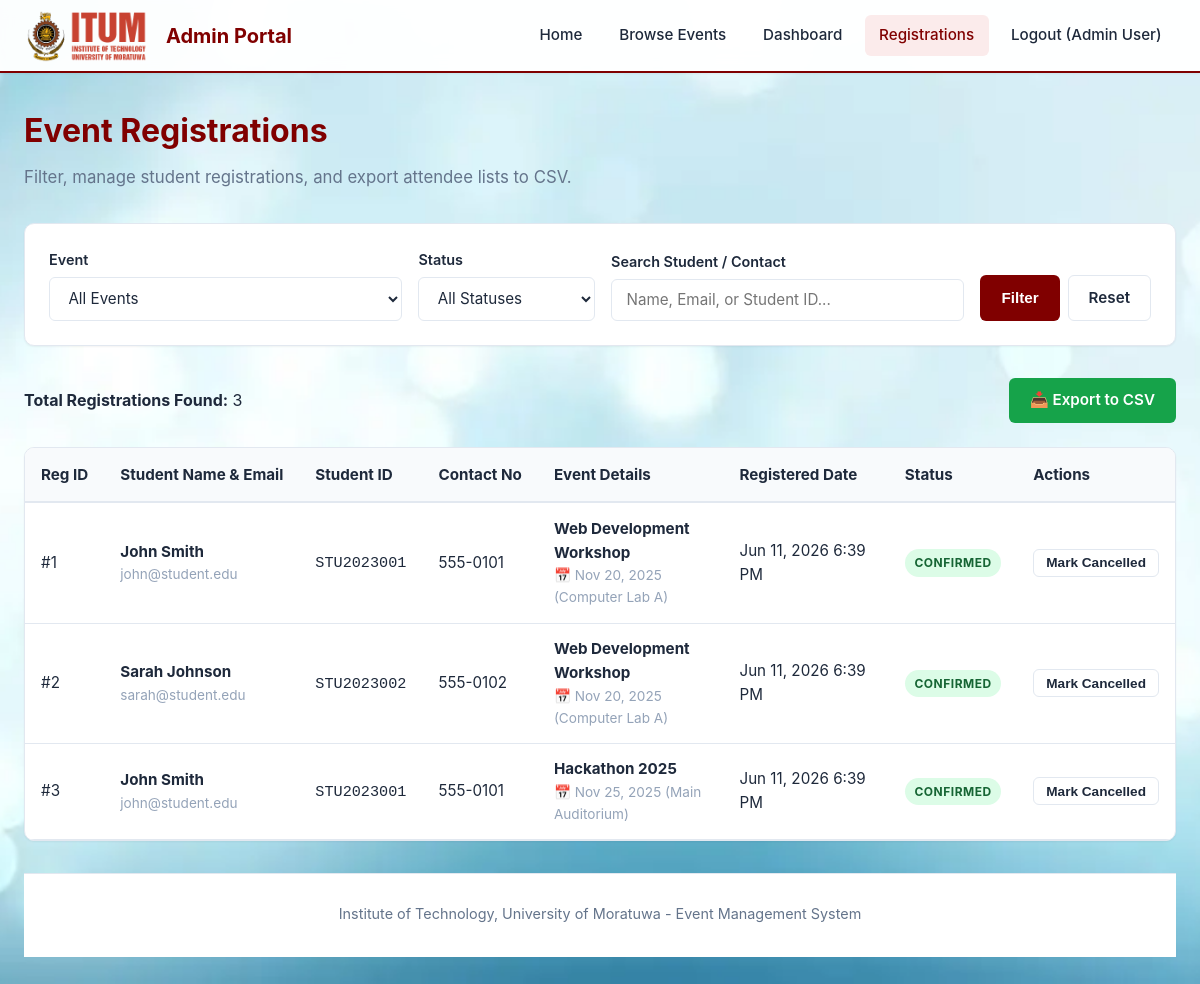
Before: /admin/view_registrations.php (signed in) with the older database file.
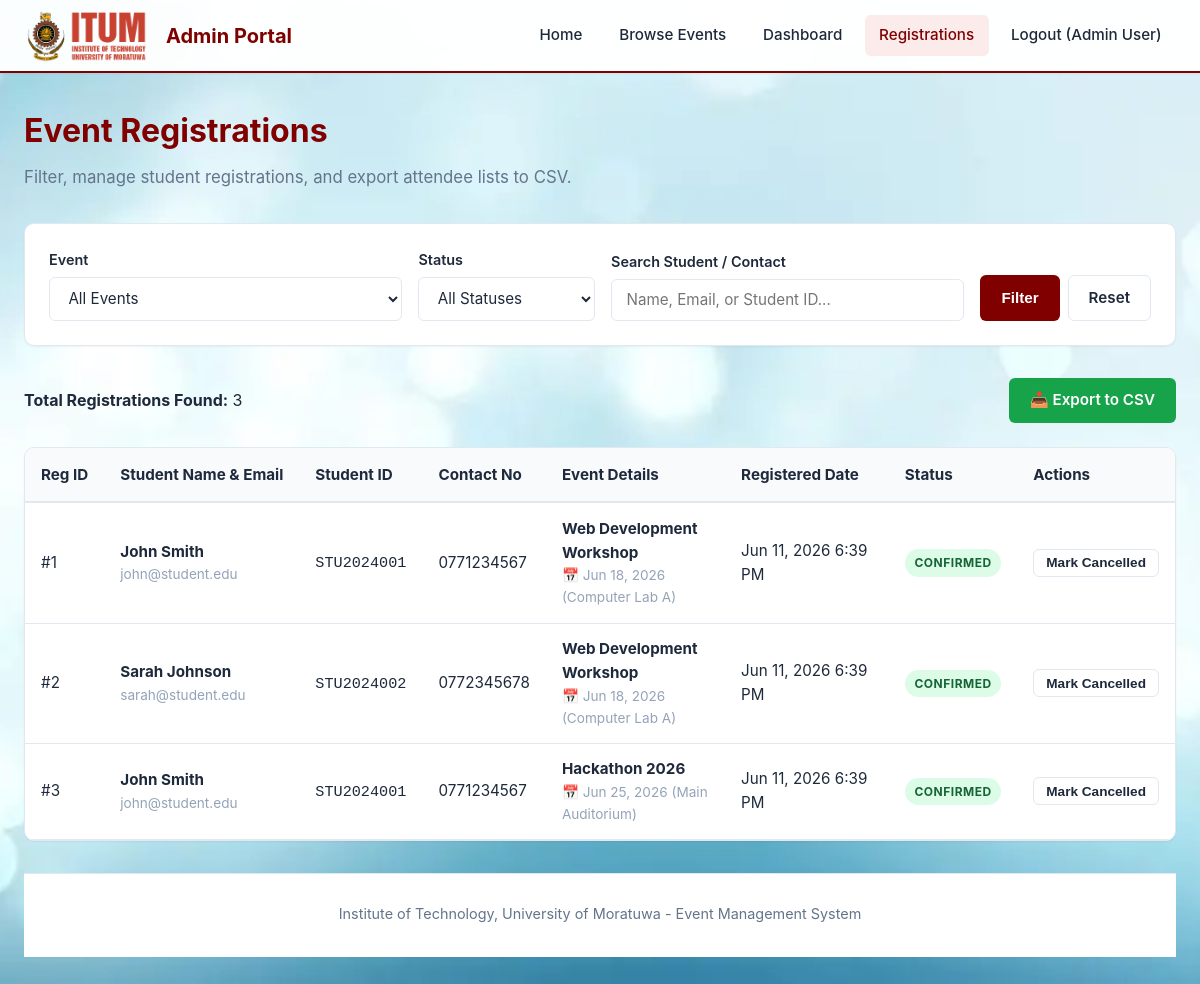
After: the same page with the newer database file.
### tables this page shows
CREATE TABLE IF NOT EXISTS registrations (
    reg_id INT PRIMARY KEY AUTO_INCREMENT,
    user_id INT NOT NULL,
    event_id INT NOT NULL,
    student_id VARCHAR(50) NOT NULL,
    contact_number VARCHAR(15),
    registration_date TIMESTAMP DEFAULT CURRENT_TIMESTAMP,
    status ENUM('confirmed', 'cancelled') DEFAULT 'confirmed',
    FOREIGN KEY (user_id) REFERENCES users(user_id) ON DELETE CASCADE,
    FOREIGN KEY (event_id) REFERENCES events(event_id) ON DELETE CASCADE,
    UNIQUE KEY unique_registration (user_id, event_id)
);

CREATE TABLE IF NOT EXISTS events (
    event_id INT PRIMARY KEY AUTO_INCREMENT,
    title VARCHAR(200) NOT NULL,
    description TEXT,
    date DATE NOT NULL,
    time TIME NOT NULL,
    venue VARCHAR(150) NOT NULL,
    organizer VARCHAR(100) NOT NULL,
    capacity INT DEFAULT 50,
    created_by INT,
    created_at TIMESTAMP DEFAULT CURRENT_TIMESTAMP,
    FOREIGN KEY (created_by) REFERENCES users(user_id) ON DELETE SET NULL
);

CREATE TABLE IF NOT EXISTS users (
    user_id INT PRIMARY KEY AUTO_INCREMENT,
    name VARCHAR(100) NOT NULL,
    email VARCHAR(100) UNIQUE NOT NULL,
    password VARCHAR(255) NOT NULL,
    role ENUM('student', 'admin') DEFAULT 'student',
    created_at TIMESTAMP DEFAULT CURRENT_TIMESTAMP
);

### admin/view_registrations.php (the view, shortened to what the changed rows need)
<?php
$conn = getDBConnection();
$sql = "
    SELECT r.*,
           u.name as student_name,
           u.email as student_email,
           e.title as event_title,
           e.date as event_date,
           e.time as event_time,
           e.venue as event_venue
    FROM registrations r
    JOIN users u ON r.user_id = u.user_id
    JOIN events e ON r.event_id = e.event_id
    WHERE 1=1
";
$params = [];
$sql .= " ORDER BY r.registration_date DESC";
try {
    $stmt = $conn->prepare($sql);
    $stmt->execute($params);
    $registrations = $stmt->fetchAll();
} catch (PDOException $e) {
    $registrations = [];
    $message = 'Failed to load registrations: ' . $e->getMessage();
    $messageType = 'danger';
}
?>
<!DOCTYPE html>
<html lang="en">
<head>
    <link rel="stylesheet" href="../css/style.css?v=<?php echo time(); ?>">
</head>
<body style="background: url('../back.png') no-repeat center center fixed; background-size: cover; background-color: #eaf3f9;">
    <div class="container">
        <div class="page-header" style="text-align: left;">
            <h1>Event Registrations</h1>
        </div>
        <div class="table-container">
            <table class="data-table">
                <thead>
                    <tr>
                        <th>Reg ID</th>
                        <th>Student Name & Email</th>
                        <th>Student ID</th>
                        <th>Contact No</th>
                        <th>Event Details</th>
                        <th>Registered Date</th>
                        <th>Status</th>
                        <th>Actions</th>
                    </tr>
                </thead>
                <tbody>
                    <?php if (empty($registrations)): ?>
                        <tr>
                            <td colspan="8" style="text-align: center; padding: 2.5rem;">No registrations match your search and filter criteria.</td>
                        </tr>
                    <?php else: ?>
                        <?php foreach ($registrations as $reg): ?>
                            <tr>
                                <td>#<?php echo $reg['reg_id']; ?></td>
                                <td>
                                    <strong><?php echo htmlspecialchars($reg['student_name']); ?></strong>
                                    <div class="text-muted small"><?php echo htmlspecialchars($reg['student_email']); ?></div>
                                </td>
                                <td><code><?php echo htmlspecialchars($reg['student_id']); ?></code></td>
                                <td><?php echo htmlspecialchars($reg['contact_number']); ?></td>
                                <td>
                                    <strong><?php echo htmlspecialchars($reg['event_title']); ?></strong>
                                    <div class="text-muted small">
                                        📅 <?php echo date('M d, Y', strtotime($reg['event_date'])); ?> (<?php echo htmlspecialchars($reg['event_venue']); ?>)
                                    </div>
                                </td>
                                <td><?php echo date('M d, Y g:i A', strtotime($reg['registration_date'])); ?></td>
                                <td>
                                    <?php if ($reg['status'] === 'confirmed'): ?>
                                        <span class="badge badge-success">Confirmed</span>
                                    <?php else: ?>
                                        <span class="badge badge-danger">Cancelled</span>
                                    <?php endif; ?>
                                </td>
                                <td>
                                    <form method="POST" style="display: inline;">
                                        <?php if ($reg['status'] === 'confirmed'): ?>
                                            <button type="submit" class="btn btn-sm btn-outline" style="color: var(--danger);"
                                                    onclick="return confirm('Cancel this registration?');">
                                                Mark Cancelled
                                            </button>
                                        <?php endif; ?>
                                    </form>
                                </td>
                            </tr>
                        <?php endforeach; ?>
                    <?php endif; ?>
                </tbody>
            </table>
        </div>
    </div>
</body>
</html>

Changed rows visible on the page:
changed registrations id 1: student "STU2023001" → "STU2024001"; contact_number "555-0101" → "0771234567"; event.date "Nov 20, 2025" → "Jun 18, 2026"
changed registrations "Sarah Johnson": student "STU2023002" → "STU2024002"; contact_number "555-0102" → "0772345678"; event.date "Nov 20, 2025" → "Jun 18, 2026"
changed registrations "Main Auditorium": student "STU2023001" → "STU2024001"; contact_number "555-0101" → "0771234567"; event.title "Hackathon 2025" → "Hackathon 2026"; event.date "Nov 25, 2025" → "Jun 25, 2026"
